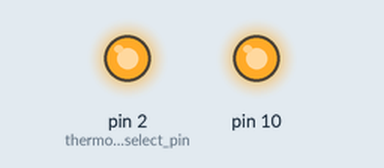
This sketch was run on a simulated Arduino Uno, built with avr-gcc and run on an emulated ATmega328P. Parts: output pins drawn as LEDs (lit = HIGH). What the sketch prints to the serial monitor is not drawn.

Above: at 0.2 s.
Timing chart, 0 to 1.7 s (numbered marks = the images above):
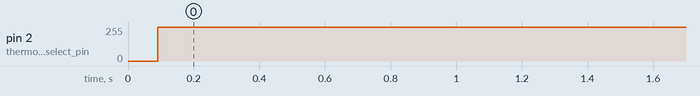

The sketch:

max31856_demo.ino
```cpp
#include <Arduino.h>
#include <SPI.h>

/* https://datasheets.maximintegrated.com/en/ds/MAX31856.pdf */
#include "max31856.h"

/* INTERNAL PINS */
uint8_t thermo_couple_chip_select_pin = 2;
void *max31856_contxt = &thermo_couple_chip_select_pin;

void setup(void)
{
	Serial.begin(9600);
	delay(50);

	Serial.println("MAX31856 thermocouple");

	pinMode(thermo_couple_chip_select_pin, OUTPUT);
	digitalWrite(thermo_couple_chip_select_pin, HIGH);

	SPI.begin();

	max31856_set_thermocouple_type_k(max31856_contxt);

	max31856_set_continuous(max31856_contxt, false);
}

void loop(void)
{
	max31856_prepare_read(max31856_contxt);

	delay(500);

	float degrees = max31856_read_c(max31856_contxt);
	Serial.println(degrees);
}
```

max31856.cpp
```cpp
/* https://datasheets.maximintegrated.com/en/ds/MAX31856.pdf */

#include "max31856.h"
#include <math.h>		/* NAN */

/* man 3 memset */
/* extern void *memset(void *, int, size_t); */

#ifdef ARDUINO
#include <Arduino.h>
#include <SPI.h>
void max31856_spi_transfer(void *context, uint8_t *buf0, size_t len0,
			   uint8_t *buf1, size_t len1)
{
	const uint32_t spi_clock = 1000000;
	const uint8_t spi_bit_order = MSBFIRST;
	const uint8_t spi_data_mode = SPI_MODE1;

	uint8_t *chip_select_pin_ptr = (uint8_t *)context;
	uint8_t chip_select_pin = *chip_select_pin_ptr;

	SPISettings spis = SPISettings(spi_clock, spi_bit_order, spi_data_mode);
	SPI.beginTransaction(spis);
	digitalWrite(chip_select_pin, LOW);

	SPI.transfer(buf0, len0);
	if (buf1 && len1) {
		SPI.transfer(buf1, len1);
	}

	digitalWrite(chip_select_pin, HIGH);
	SPI.endTransaction();
}

void (*max31856_data_transfer)(void *context, uint8_t *buf0, size_t len0,
			       uint8_t *buf1, size_t len1) =
    max31856_spi_transfer;

#else /* not on arduino set the function pointer from main(); */

void (*max31856_data_transfer)(void *context, uint8_t *buf0, size_t len0,
			       uint8_t *buf1, size_t len1) = NULL;
#endif /* #ifdef ARDUINO */

void max31856_data_write(void *context, uint8_t *buffer, size_t len)
{
	max31856_data_transfer(context, buffer, len, NULL, 0);
}

void max31856_data_read(void *context, uint8_t *buffer, size_t len)
{
	memset(buffer, 0xFF, len);
	max31856_data_transfer(context, buffer, len, NULL, 0);
}

void max31856_data_write_and_read(void *context, uint8_t *write_buf,
				  size_t write_len, uint8_t *read_buf,
				  size_t read_len)
{
	memset(read_buf, 0xFF, read_len);
	max31856_data_transfer(context, write_buf, write_len, read_buf,
			       read_len);
}

void max31856_write_register(void *context, uint8_t address, uint8_t value)
{
	address |= 0x80;
	const size_t buf_len = 2;
	uint8_t buf[2] = { address, value };

	max31856_data_write(context, buf, buf_len);
}

void max31856_read_register(void *context, uint8_t address,
			    uint8_t *read_buf, uint8_t len)
{
	const size_t write_len = 1;
	uint8_t write_buf[1] = { (uint8_t)(address & 0x7F) };
	max31856_data_write_and_read(context, write_buf, write_len, read_buf,
				     len);
}

uint8_t max31856_read_register_8(void *context, uint8_t addr)
{
	uint8_t ret = 0;
	max31856_read_register(context, addr, &ret, 1);
	return ret;
}

uint16_t max31856_read_register_16(void *context, uint8_t addr)
{
	const size_t buf_len = 2;
	uint8_t buffer[2] = { 0, 0 };
	max31856_read_register(context, addr, buffer, buf_len);
	return (((uint16_t)buffer[0]) << 8) + buffer[1];
}

uint32_t max31856_read_register_24(void *context, uint8_t addr)
{
	uint8_t buffer[3] = { 0, 0, 0 };
	max31856_read_register(context, addr, buffer, 3);

	return (((uint32_t)buffer[0]) << 16)
	    + (((uint32_t)buffer[1]) << 8)
	    + buffer[2];
}

void max31856_set_continuous(void *context, bool continuous)
{
	uint8_t config0 = 0x00;
	uint8_t val = max31856_read_register_8(context, config0);
	if (continuous) {
		/* enable continuous */
		val |= 0x80;
		/* disable "one shot" */
		val &= ~(0x40);
	} else {
		/* disable continuous */
		val &= ~(0x80);
		/* enable "one shot" */
		val |= (0x40);
	}
	max31856_write_register(context, config0, val);
}

void max31856_prepare_read(void *context)
{
	uint8_t config0 = 0x00;
	uint8_t val = max31856_read_register_8(context, 0x00);
	/* disable continuous */
	val &= ~(0x80);
	/* enable "one shot" */
	val |= 0x40;
	max31856_write_register(context, config0, val);
}

bool max31856_read_ready(void *context)
{

	uint8_t config0 = 0x00;
	uint8_t one_shot = 0x40;
	return !(max31856_read_register_8(context, config0) & one_shot);
}

void max31856_set_thermocouple_type_k(void *context)
{
	const uint8_t config1 = 0x01;
	const uint8_t type_k = 3;
	uint8_t val = max31856_read_register_8(context, config1);
	val &= 0xF0;
	val |= type_k & 0x0F;
	max31856_write_register(context, config1, val);
}

float max31856_read_c(void *context)
{
	if (!max31856_read_ready(context)) {
		return NAN;
	}

	uint8_t address = 0x0C;
	int32_t temp128 = max31856_read_register_24(context, address);

	/* if negative */
	if (temp128 & 0x800000) {
		/* fill the top byte with 0xFF */
		temp128 |= 0xFF000000;
	}
	/* shift off the non-temperature lower bits */
	temp128 >>= 5;

	float temp_c = temp128 * (1.0 / 128.0);
	return temp_c;
}
```

max31856.h
```cpp
/* https://datasheets.maximintegrated.com/en/ds/MAX31856.pdf */

#ifndef MAX31856_H
#define MAX31856_H 1

#ifdef __cplusplus
#define Max31856_begin_C_functions extern "C" {
#define Max31856_end_C_functions }
#else
#define Max31856_begin_C_functions
#define Max31856_end_C_functions
#endif

Max31856_begin_C_functions
#undef Max31856_begin_C_functions
#include <stddef.h>
#include <stdint.h>
#include <stdbool.h>
void max31856_set_continuous(void *context, bool continuous);

void max31856_prepare_read(void *context);

bool max31856_read_ready(void *context);

void max31856_set_thermocouple_type_k(void *context);

float max31856_read_c(void *context);

extern void (*max31856_data_transfer)(void *context, uint8_t *buf0, size_t len0,
				      uint8_t *buf1, size_t len1);

Max31856_end_C_functions
#undef Max31856_end_C_functions
#endif /* MAX31856_H */
```

Measured:
- by itself, pin 2 (thermo_couple_chip_select_pin): 0/255 → 255/255 at 0.09 s
